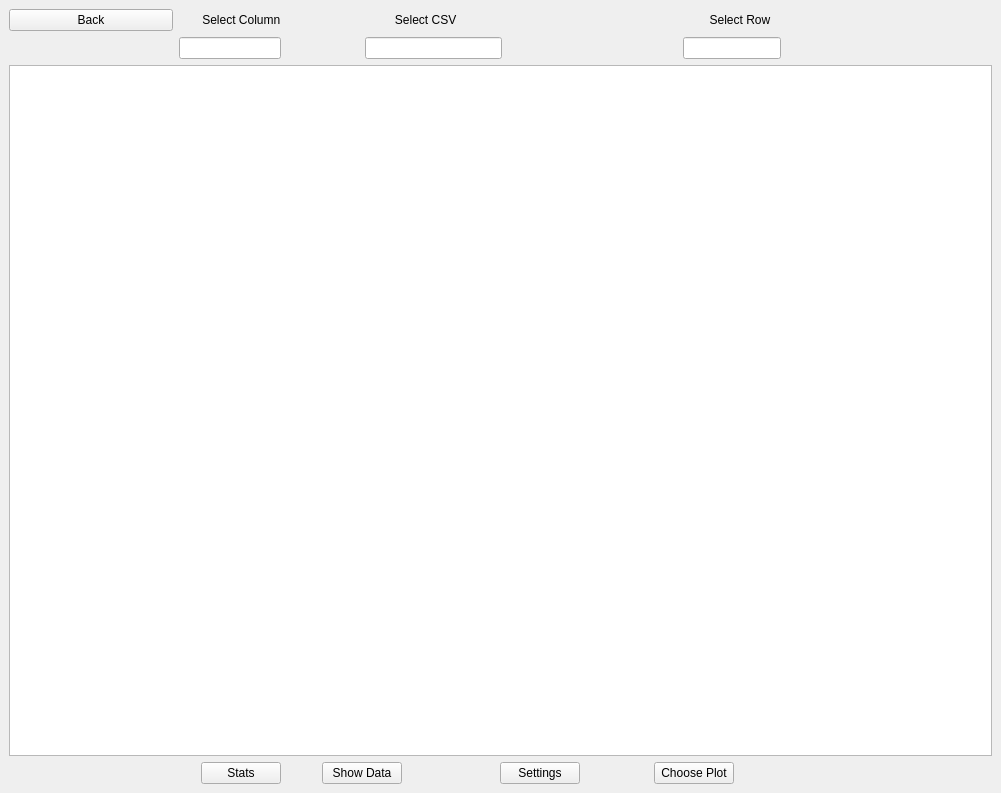
<?xml version="1.0" encoding="UTF-8"?>
<ui version="4.0">
 <class>MainWindow</class>
 <widget class="QMainWindow" name="MainWindow">
  <property name="geometry">
   <rect>
    <x>0</x>
    <y>0</y>
    <width>1001</width>
    <height>793</height>
   </rect>
  </property>
  <property name="windowTitle">
   <string>MainWindow</string>
  </property>
  <widget class="QWidget" name="centralwidget">
   <layout class="QGridLayout" name="gridLayout">
    <item row="0" column="1" colspan="2">
     <widget class="QLabel" name="label">
      <property name="text">
       <string>       Select Column</string>
      </property>
     </widget>
    </item>
    <item row="0" column="5" colspan="2">
     <widget class="QLabel" name="label_2">
      <property name="text">
       <string>         Select CSV</string>
      </property>
     </widget>
    </item>
    <item row="0" column="11" colspan="2">
     <widget class="QLabel" name="label_3">
      <property name="text">
       <string>        Select Row</string>
      </property>
     </widget>
    </item>
    <item row="1" column="0">
     <spacer name="horizontalSpacer">
      <property name="orientation">
       <enum>Qt::Horizontal</enum>
      </property>
      <property name="sizeHint" stdset="0">
       <size>
        <width>133</width>
        <height>20</height>
       </size>
      </property>
     </spacer>
    </item>
    <item row="1" column="1" colspan="2">
     <widget class="QLineEdit" name="select_column"/>
    </item>
    <item row="1" column="3" colspan="2">
     <spacer name="horizontalSpacer_2">
      <property name="orientation">
       <enum>Qt::Horizontal</enum>
      </property>
      <property name="sizeHint" stdset="0">
       <size>
        <width>113</width>
        <height>20</height>
       </size>
      </property>
     </spacer>
    </item>
    <item row="1" column="5" colspan="3">
     <widget class="QLineEdit" name="path_csv">
      <property name="maximumSize">
       <size>
        <width>137</width>
        <height>22</height>
       </size>
      </property>
     </widget>
    </item>
    <item row="1" column="8" colspan="3">
     <spacer name="horizontalSpacer_3">
      <property name="orientation">
       <enum>Qt::Horizontal</enum>
      </property>
      <property name="sizeHint" stdset="0">
       <size>
        <width>153</width>
        <height>20</height>
       </size>
      </property>
     </spacer>
    </item>
    <item row="1" column="11" colspan="2">
     <widget class="QLineEdit" name="select_row"/>
    </item>
    <item row="1" column="13">
     <spacer name="horizontalSpacer_4">
      <property name="orientation">
       <enum>Qt::Horizontal</enum>
      </property>
      <property name="sizeHint" stdset="0">
       <size>
        <width>123</width>
        <height>20</height>
       </size>
      </property>
     </spacer>
    </item>
    <item row="2" column="0" colspan="14">
     <widget class="QTableView" name="view_dataframe"/>
    </item>
    <item row="3" column="0" colspan="2">
     <spacer name="horizontalSpacer_5">
      <property name="orientation">
       <enum>Qt::Horizontal</enum>
      </property>
      <property name="sizeHint" stdset="0">
       <size>
        <width>271</width>
        <height>20</height>
       </size>
      </property>
     </spacer>
    </item>
    <item row="3" column="2">
     <widget class="QPushButton" name="stats">
      <property name="text">
       <string>Stats</string>
      </property>
     </widget>
    </item>
    <item row="3" column="3">
     <spacer name="horizontalSpacer_9">
      <property name="orientation">
       <enum>Qt::Horizontal</enum>
      </property>
      <property name="sizeHint" stdset="0">
       <size>
        <width>15</width>
        <height>20</height>
       </size>
      </property>
     </spacer>
    </item>
    <item row="3" column="4" colspan="2">
     <widget class="QPushButton" name="show_data">
      <property name="maximumSize">
       <size>
        <width>93</width>
        <height>28</height>
       </size>
      </property>
      <property name="text">
       <string>Show Data</string>
      </property>
     </widget>
    </item>
    <item row="3" column="6">
     <spacer name="horizontalSpacer_10">
      <property name="orientation">
       <enum>Qt::Horizontal</enum>
      </property>
      <property name="sizeHint" stdset="0">
       <size>
        <width>89</width>
        <height>20</height>
       </size>
      </property>
     </spacer>
    </item>
    <item row="3" column="7" colspan="2">
     <widget class="QPushButton" name="settings">
      <property name="maximumSize">
       <size>
        <width>93</width>
        <height>28</height>
       </size>
      </property>
      <property name="text">
       <string>Settings</string>
      </property>
     </widget>
    </item>
    <item row="3" column="9">
     <spacer name="horizontalSpacer_8">
      <property name="orientation">
       <enum>Qt::Horizontal</enum>
      </property>
      <property name="sizeHint" stdset="0">
       <size>
        <width>16</width>
        <height>20</height>
       </size>
      </property>
     </spacer>
    </item>
    <item row="3" column="10" colspan="2">
     <widget class="QPushButton" name="choose_plot">
      <property name="maximumSize">
       <size>
        <width>93</width>
        <height>28</height>
       </size>
      </property>
      <property name="text">
       <string>Choose Plot</string>
      </property>
     </widget>
    </item>
    <item row="3" column="12" colspan="2">
     <spacer name="horizontalSpacer_6">
      <property name="orientation">
       <enum>Qt::Horizontal</enum>
      </property>
      <property name="sizeHint" stdset="0">
       <size>
        <width>340</width>
        <height>20</height>
       </size>
      </property>
     </spacer>
    </item>
    <item row="0" column="0">
     <widget class="QPushButton" name="back">
      <property name="text">
       <string>Back</string>
      </property>
     </widget>
    </item>
   </layout>
  </widget>
 </widget>
 <resources/>
 <connections/>
</ui>
